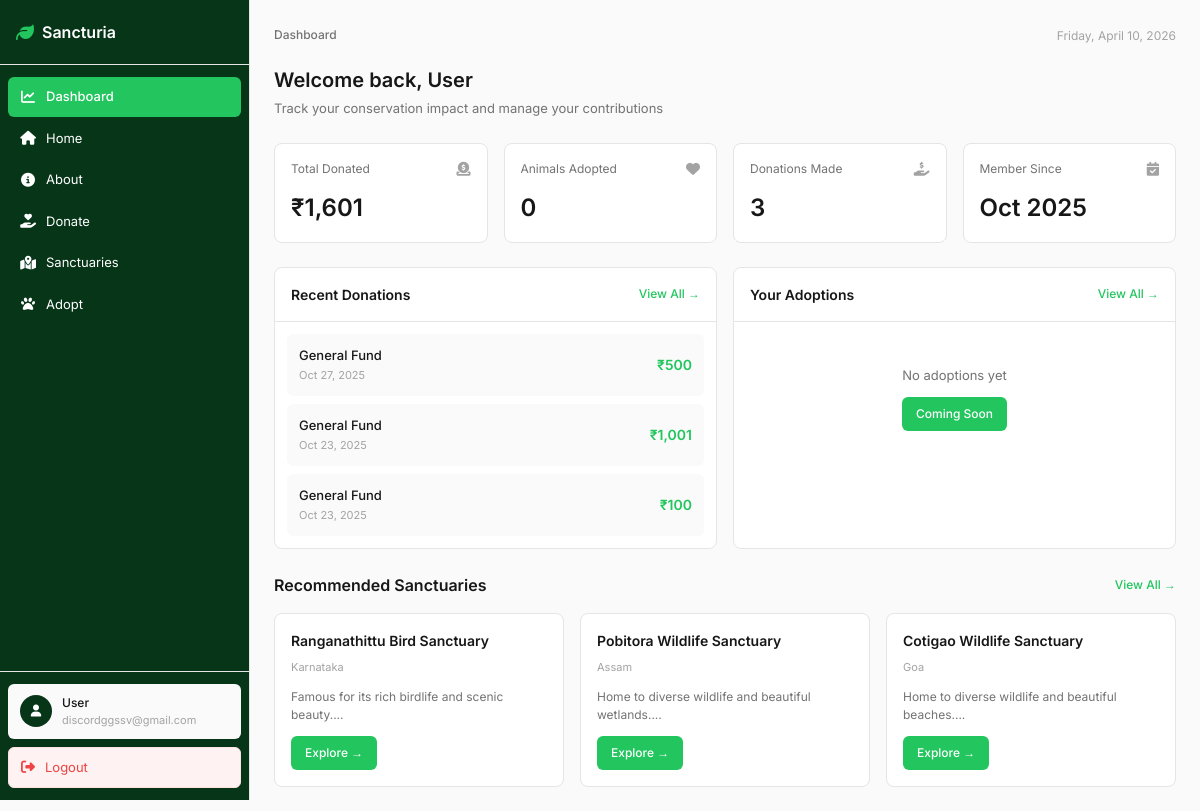
Screenshot of /pages/dashboard/dashboard.php (signed in) with the database file from the repository.
### tables this page shows
CREATE TABLE users (
    user_id INT PRIMARY KEY AUTO_INCREMENT,
    name VARCHAR(100) NOT NULL,
    email VARCHAR(150) UNIQUE NOT NULL,
    password VARCHAR(255) NOT NULL,
    donation_total DECIMAL(10,2) DEFAULT 0.00,
    adoptions_count INT DEFAULT 0,
    created_at TIMESTAMP DEFAULT CURRENT_TIMESTAMP,
    last_login TIMESTAMP NULL,
    INDEX idx_email (email)
);

CREATE TABLE donations (
    donation_id INT PRIMARY KEY AUTO_INCREMENT,
    user_id INT,
    donor_name VARCHAR(100) NOT NULL,
    donor_email VARCHAR(150) NOT NULL,
    donor_phone VARCHAR(15),
    amount DECIMAL(10,2) NOT NULL,
    sanctuary_name VARCHAR(200),
    recurring_type ENUM('none', 'monthly', 'yearly') DEFAULT 'none',
    donation_date TIMESTAMP DEFAULT CURRENT_TIMESTAMP,
    payment_status ENUM('pending', 'completed', 'failed') DEFAULT 'completed',
    FOREIGN KEY (user_id) REFERENCES users(user_id) ON DELETE SET NULL,
    INDEX idx_user_id (user_id),
    INDEX idx_donation_date (donation_date)
);

CREATE TABLE sanctuaries (
    sanctuary_id INT PRIMARY KEY AUTO_INCREMENT,
    name VARCHAR(200) UNIQUE NOT NULL,
    location VARCHAR(100) NOT NULL,
    description TEXT,
    image_path VARCHAR(255),
    website_url VARCHAR(255),
    created_at TIMESTAMP DEFAULT CURRENT_TIMESTAMP,
    INDEX idx_name (name)
);

### includes/auth.php (called while the page is built, shortened)
<?php
require_once __DIR__ . '/../config/database.php';
function get_user_data($user_id) {
    global $pdo;
    try {
        $stmt = $pdo->prepare("SELECT user_id, name, email, donation_total, adoptions_count, created_at FROM users WHERE user_id = ?");
        $stmt->execute([$user_id]);
        return $stmt->fetch();
    } catch (PDOException $e) {
        return null;
    }
}
?>

### pages/dashboard/dashboard.php (the view, shortened to what this page needs)
<?php
require_once '../../includes/auth.php';
$user_id = $_SESSION['user_id'];
$user = get_user_data($user_id);
$stmt = $pdo->prepare("SELECT * FROM donations WHERE user_id = ? ORDER BY donation_date DESC LIMIT 5");
$stmt->execute([$user_id]);
$donations = $stmt->fetchAll();
$stmt = $pdo->prepare("SELECT * FROM adoptions WHERE user_id = ? ORDER BY adoption_date DESC LIMIT 3");
$stmt->execute([$user_id]);
$adoptions = $stmt->fetchAll();
$stmt = $pdo->query("SELECT * FROM sanctuaries ORDER BY RAND() LIMIT 3");
$sanctuaries = $stmt->fetchAll();
$total_donations = $user['donation_total'] ?? 0;
$adoptions_count = $user['adoptions_count'] ?? 0;
$donations_count = count($donations);
?>
<!DOCTYPE html>
<html lang="en">
<head>
    <link rel="stylesheet" href="dashboard-style.css">
    <link rel="stylesheet" href="https://cdnjs.cloudflare.com/ajax/libs/font-awesome/6.4.0/css/all.min.css">
</head>
<body>
    <aside class="sidebar">
        <div class="sidebar-header">
            <div class="logo">
                <i class="fas fa-leaf"></i>
                <span>Sancturia</span>
            </div>
        </div>
        <nav class="sidebar-nav">
            <a href="dashboard.php" class="nav-item active">
                <i class="fas fa-chart-line"></i>
                <span>Dashboard</span>
            </a>
            <a href="../../index.html" class="nav-item">
                <i class="fas fa-home"></i>
                <span>Home</span>
            </a>
            <a href="../about/about.html" class="nav-item">
                <i class="fas fa-info-circle"></i>
                <span>About</span>
            </a>
            <a href="../donate/donate.php" class="nav-item">
                <i class="fas fa-hand-holding-heart"></i>
                <span>Donate</span>
            </a>
            <a href="../sanctuaries/sancturies.html" class="nav-item">
                <i class="fas fa-map-marked-alt"></i>
                <span>Sanctuaries</span>
            </a>
            <a href="../adopt/adopt.html" class="nav-item">
                <i class="fas fa-paw"></i>
                <span>Adopt</span>
            </a>
        </nav>
        <div class="sidebar-footer">
            <div class="user-profile-sidebar">
                <div class="profile-avatar-small">
                    <i class="fas fa-user"></i>
                </div>
                <div class="profile-details">
                    <span class="profile-name"><?php echo htmlspecialchars(explode(' ', $user['name'])[0]); ?></span>
                    <span class="profile-email"><?php echo htmlspecialchars($user['email']); ?></span>
                </div>
            </div>
            <a href="../login-signup/logout.php" class="logout-btn">
                <i class="fas fa-sign-out-alt"></i>
                <span>Logout</span>
            </a>
        </div>
    </aside>
    <main class="main-content">
        <header class="top-bar">
            <div class="breadcrumb">
                <span class="breadcrumb-item">Dashboard</span>
            </div>
            <div class="top-actions">
                <span class="date-display"><?php echo date('l, F d, Y'); ?></span>
            </div>
        </header>
        <section class="welcome-banner">
            <h1>Welcome back, <?php echo htmlspecialchars(explode(' ', $user['name'])[0]); ?></h1>
            <p>Track your conservation impact and manage your contributions</p>
        </section>
        <section class="stats-grid">
            <div class="stat-card">
                <div class="stat-header">
                    <span class="stat-label">Total Donated</span>
                    <i class="fas fa-donate stat-icon-sm"></i>
                </div>
                <div class="stat-value">₹<?php echo number_format($total_donations, 0); ?></div>
            </div>
            <div class="stat-card">
                <div class="stat-header">
                    <span class="stat-label">Animals Adopted</span>
                    <i class="fas fa-heart stat-icon-sm"></i>
                </div>
                <div class="stat-value"><?php echo $adoptions_count; ?></div>
            </div>
            <div class="stat-card">
                <div class="stat-header">
                    <span class="stat-label">Donations Made</span>
                    <i class="fas fa-hand-holding-usd stat-icon-sm"></i>
                </div>
                <div class="stat-value"><?php echo $donations_count; ?></div>
            </div>
            <div class="stat-card">
                <div class="stat-header">
                    <span class="stat-label">Member Since</span>
                    <i class="fas fa-calendar-check stat-icon-sm"></i>
                </div>
                <div class="stat-value"><?php echo date('M Y', strtotime($user['created_at'])); ?></div>
            </div>
        </section>
        <div class="content-grid">
            <section class="content-card">
                <div class="card-header">
                    <h2>Recent Donations</h2>
                    <a href="../donate/donate.php" class="link-view">View All →</a>
                </div>
                <div class="card-body">
                    <?php if (!empty($donations)): ?>
                        <div class="list-items">
                            <?php foreach ($donations as $donation): ?>
                                <div class="list-item">
                                    <div class="item-info">
                                        <span class="item-title"><?php echo htmlspecialchars($donation['sanctuary_name']); ?></span>
                                        <span class="item-date"><?php echo date('M d, Y', strtotime($donation['donation_date'])); ?></span>
                                    </div>
                                    <div class="item-amount">₹<?php echo number_format($donation['amount'], 0); ?></div>
                                </div>
                            <?php endforeach; ?>
                        </div>
                    <?php endif; ?>
                </div>
            </section>
            <section class="content-card">
                <div class="card-header">
                    <h2>Your Adoptions</h2>
                    <a href="../adopt/adopt.html" class="link-view">View All →</a>
                </div>
                <div class="card-body">
                    <?php if (!empty($adoptions)): ?>
                        <div class="list-items">
                            <?php foreach ($adoptions as $adopt): ?>
                                <div class="list-item">
                                    <div class="item-info">
                                        <span class="item-title"><?php echo htmlspecialchars($adopt['animal_name']); ?></span>
                                        <span class="item-subtitle"><?php echo htmlspecialchars($adopt['animal_type']); ?></span>
                                        <span class="item-date">Adopted <?php echo date('M d, Y', strtotime($adopt['adoption_date'])); ?></span>
                                    </div>
                                    <i class="fas fa-paw item-icon"></i>
                                </div>
                            <?php endforeach; ?>
                        </div>
                    <?php else: ?>
                        <div class="empty-state">
                            <p>No adoptions yet</p>
                            <a href="../adopt/adopt.html" class="btn-minimal">Coming Soon</a>
                        </div>
                    <?php endif; ?>
                </div>
            </section>
        </div>
        <section class="sanctuaries-section">
            <div class="section-header">
                <h2>Recommended Sanctuaries</h2>
                <a href="../sanctuaries/sancturies.html" class="link-view">View All →</a>
            </div>
            <div class="sanctuaries-grid">
                <?php foreach ($sanctuaries as $sanc): ?>
                    <div class="sanctuary-card">
                        <div class="sanctuary-header">
                            <h3><?php echo htmlspecialchars($sanc['name']); ?></h3>
                            <span class="sanctuary-location"><?php echo htmlspecialchars($sanc['location']); ?></span>
                        </div>
                        <p class="sanctuary-description"><?php echo htmlspecialchars(substr($sanc['description'], 0, 80)); ?>...</p>
                        <a href="<?php echo htmlspecialchars($sanc['website_url']); ?>" target="_blank" class="btn-minimal">
                            Explore →
                        </a>
                    </div>
                <?php endforeach; ?>
            </div>
        </section>
    </main>
</body>
</html>

### rows the page displays
users: name "User", email "discordggssv@gmail.com", donation_total "1,601", adoptions_count "0", created_at "Oct 2025"
donations: sanctuary_name "General Fund", donation_date "Oct 27, 2025", amount "500"
donations: sanctuary_name "General Fund", donation_date "Oct 23, 2025", amount "1,001"
donations: sanctuary_name "General Fund", donation_date "Oct 23, 2025", amount "100"
sanctuaries: name "Ranganathittu Bird Sanctuary", location "Karnataka", description "Famous for its rich birdlife and scenic beauty."
sanctuaries: name "Pobitora Wildlife Sanctuary", location "Assam", description "Home to diverse wildlife and beautiful wetlands."
sanctuaries: name "Cotigao Wildlife Sanctuary", location "Goa", description "Home to diverse wildlife and beautiful beaches."

### other values shown
$donations_count "3"
